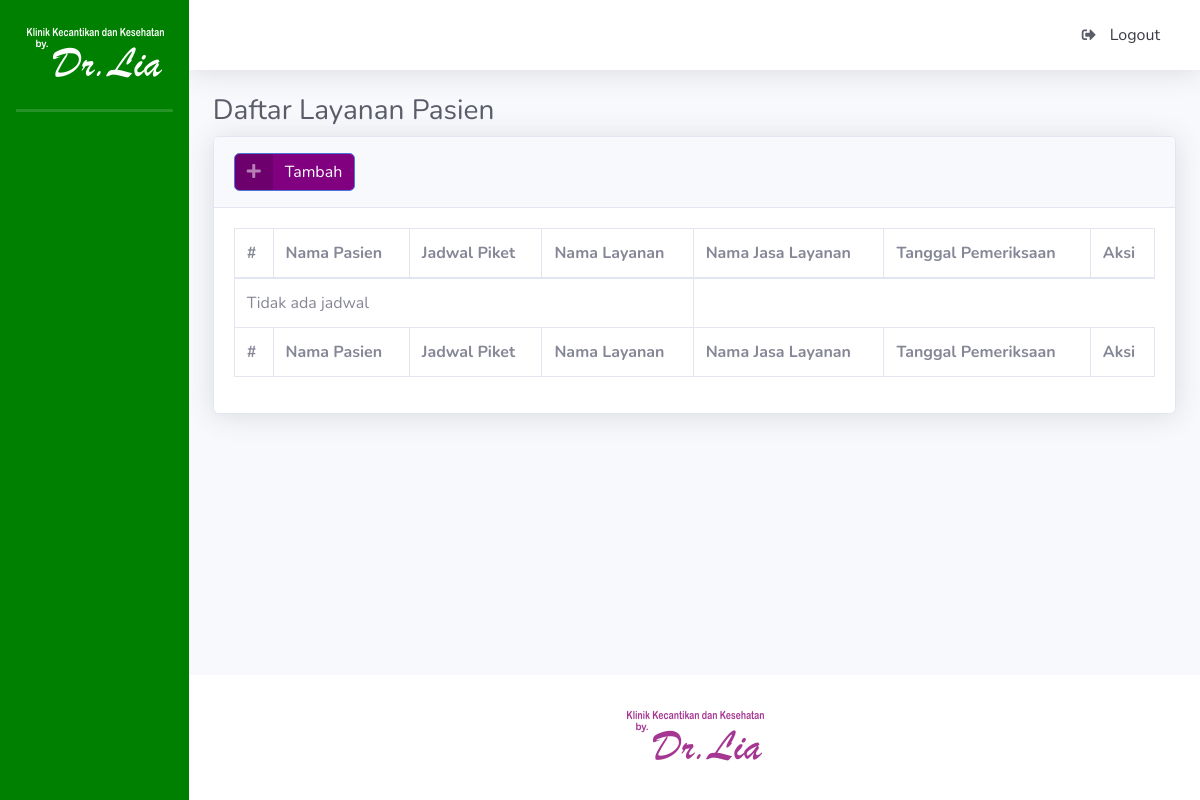
The page /index.php/jadwal on the database as committed earlier.
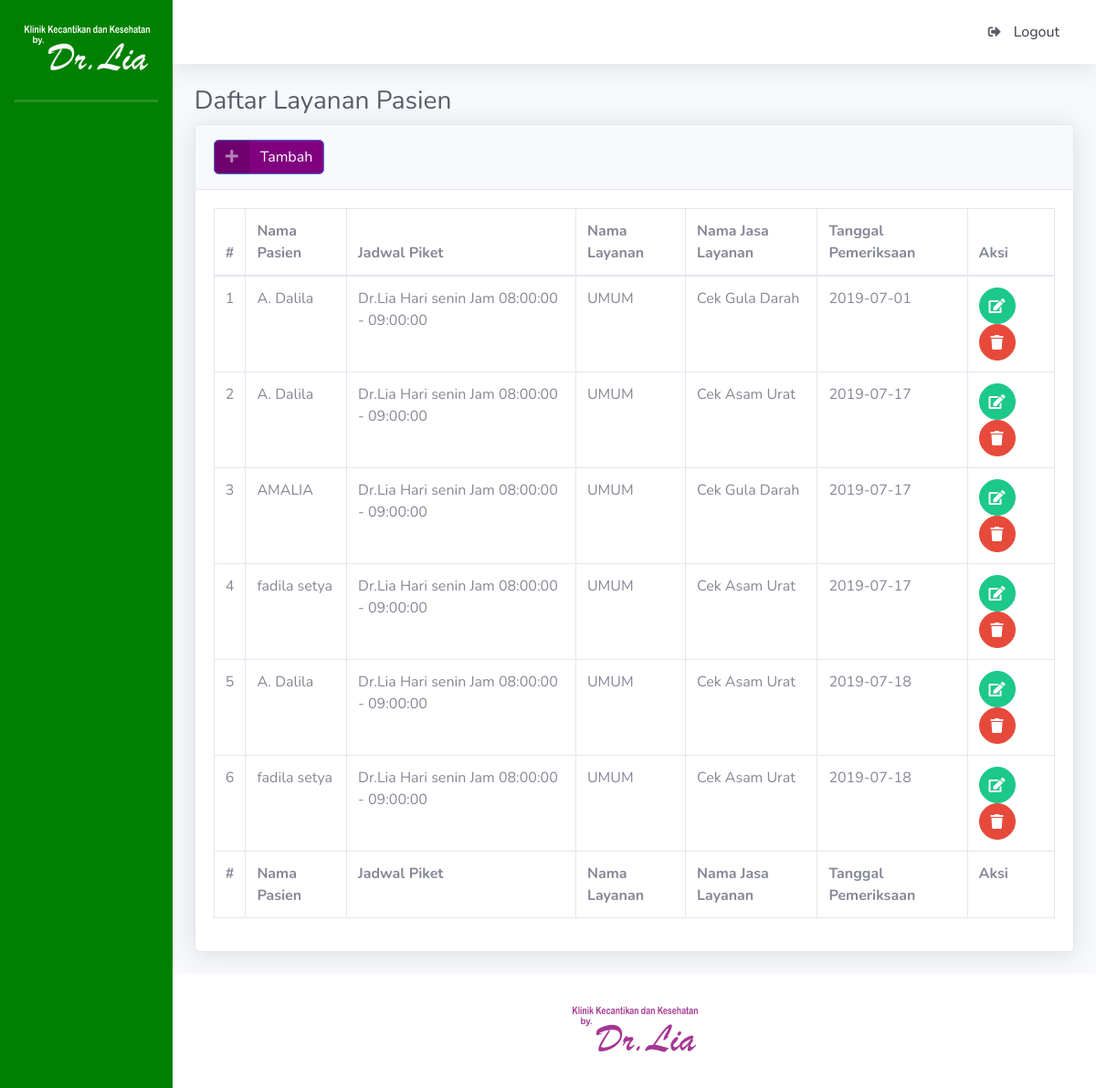
The same page on the database as committed later.
### tables this page shows
CREATE TABLE `tb_jadwal` (
  `id_jadwal` bigint(20) NOT NULL,
  `id_pasien` bigint(20) NOT NULL,
  `id_piket` bigint(20) NOT NULL,
  `id_layanan` bigint(20) NOT NULL,
  `id_jasa` bigint(20) NOT NULL,
  `tanggal_daftar` date NOT NULL
);

CREATE TABLE `tb_pasien` (
  `id_pasien` bigint(20) NOT NULL,
  `nama_pasien` varchar(50) NOT NULL,
  `jenis_kelamin` enum('L','P') NOT NULL,
  `email_pasien` varchar(100) NOT NULL,
  `kontak_pasien` varchar(15) NOT NULL,
  `alamat_pasien` text NOT NULL,
  `tanggal_lahir` date NOT NULL,
  `golongan_darah` enum('A','B','O','AB') NOT NULL,
  `password_pasien` varchar(255) NOT NULL,
  `kode_verivikasi` varchar(6) NOT NULL,
  `qr_code` varchar(255) NOT NULL
);

CREATE TABLE `tb_dokter` (
  `id_dokter` bigint(20) NOT NULL,
  `nama_dokter` varchar(30) NOT NULL,
  `email_dokter` varchar(100) NOT NULL,
  `password_dokter` varchar(32) NOT NULL,
  `current_password` varchar(32) NOT NULL
);

CREATE TABLE `tb_piket` (
  `id_piket` bigint(20) NOT NULL,
  `id_dokter` bigint(20) NOT NULL,
  `hari` enum('senin','selasa','rabo','kamis','jumat') NOT NULL,
  `jam_mulai` time NOT NULL,
  `jam_selesai` time NOT NULL
);

CREATE TABLE `tb_layanan` (
  `id_layanan` bigint(20) NOT NULL,
  `nama_layanan` enum('UMUM','KECANTIKAN') NOT NULL
);

CREATE TABLE `tb_jasa_layanan` (
  `id_layanan` bigint(20) NOT NULL,
  `nama_jasa` varchar(100) NOT NULL,
  `harga` int(11) NOT NULL,
  `kategori` bigint(20) NOT NULL
);

### application/controllers/Jadwal.php (called while the page is built, shortened)
<?php
class jadwal extends CI_Controller {
	public function index()
	{
		$this->db->join('tb_pasien', 'tb_pasien.id_pasien=tb_jadwal.id_pasien');
		$this->db->join('tb_piket', 'tb_piket.id_piket=tb_jadwal.id_piket');
		$this->db->join('tb_layanan', 'tb_layanan.id_layanan=tb_jadwal.id_layanan');
		$this->db->join('tb_jasa_layanan', 'tb_jasa_layanan.id_layanan=tb_jadwal.id_jasa');
		$this->db->join('tb_dokter', 'tb_piket.id_dokter=tb_dokter.id_dokter');
		$data['p_semuajadwal'] = $this->db->get('tb_jadwal')->result();
		$this->load->view('jadwal/v_daftar',
			$data);
	}
}
?>

### index.php (called while the page is built, shortened)
<?php
require_once BASEPATH.'core/CodeIgniter.php';

### application/views/jadwal/v_daftar.php (the view, shortened to what this page needs)
<!DOCTYPE html>
<html lang="en">
<head>
  <link href="<?php echo base_url(); ?>tema/admin/vendor/fontawesome-free/css/all.min.css" rel="stylesheet" type="text/css">
   <link href="<?php echo base_url(); ?>tema/admin/css/sb-admin-2.min.css" rel="stylesheet">
  <link href="vendor/datatables/dataTables.bootstrap4.min.css" rel="stylesheet">
    <link href="<?php echo base_url(); ?>tema/admin/vendor/datatables/dataTables.bootstrap4.min.css" rel="stylesheet">
</head>
<body id="page-top">
  <div id="wrapper">
    <div id="content-wrapper" class="d-flex flex-column">
      <div id="content">
        <div class="container-fluid">
          <h1 class="h3 mb-2 text-gray-800 text-primary">Daftar Layanan Pasien</h1>
          <div class="card shadow mb-4">
            <div class="card-header py-3">
              <h6 class="m-0 font-weight-bold text-primary">
                <a style="background-color: purple; "href="<?php echo site_url('jadwal/tambah'); ?>" class="btn btn-primary btn-icon-split">
                    <span class="icon text-white-50">
                      <i class="fas fa-plus"></i>
                    </span>
                    <span class="text">Tambah</span>
                  </a>
              </h6>
            </div>
            <div class="card-body">
              <div class="table-responsive">
                <table class="table table-bordered" id="dataTable" width="100%" cellspacing="0">
                  <thead>
                    <tr>
                     <th>#</th>
                     <th>Nama Pasien</th>
                     <th>Jadwal Piket</th>
                     <th>Nama Layanan</th>
                     <th>Nama Jasa Layanan</th>
                     <th>Tanggal Pemeriksaan</th>
                     <th>Aksi</th>
                    </tr>
                  </thead>
                  <tfoot>
                    <tr>
                     <th>#</th>
                     <th>Nama Pasien</th>
                     <th>Jadwal Piket</th>
                     <th>Nama Layanan</th>
                      <th>Nama Jasa Layanan</th>
                     <th>Tanggal Pemeriksaan</th>
                      <th>Aksi</th>
                    </tr>
                  </tfoot>
                  <tbody>
                   <?php if(count($p_semuajadwal) > 0) { ?>
      <?php $no = 1; ?>
      <?php foreach ($p_semuajadwal as $data) { ?>
      <tr>
        <td><?php echo $no++; ?></td>
        <td><?php echo $data->nama_pasien; ?></td>
        <td><?php echo $data->nama_dokter; echo " Hari "; echo $data->hari; echo " Jam "; echo $data->jam_mulai; echo " - "; echo $data->jam_selesai; ?> </td>
        <td><?php echo $data->nama_layanan; ?></td>
         <td><?php echo $data->nama_jasa; ?></td>
        <td><?php echo $data->tanggal_daftar; ?></td>
        <td>
          <a href="<?php echo site_url('jadwal/edit/' . $data->id_jadwal); ?>" class="btn btn-success btn-circle">
                    <i class="fas fa-edit"></i>
                  </a>
           <a href="<?php echo site_url('jadwal/proses_hapus/' . $data->id_jadwal); ?>" class="btn btn-danger btn-circle">
                    <i class="fas fa-trash"></i>
                  </a>
        </td>
      </tr>
      <?php } ?>
      <?php } else { ?>
      <tr>
        <td colspan="4">Tidak ada jadwal</td>
      </tr>
      <?php } ?>
                  </tbody>
                </table>
              </div>
            </div>
          </div>
        </div>
      </div>

Rows that differ between the two databases and show on the page:
now on this page (row edited): tb_jadwal: id_pasien.nama_pasien "A. Dalila", tb_dokter.nama_dokter "Dr.Lia", id_piket.hari "senin", id_piket.jam_mulai "08:00:00", id_piket.jam_selesai "09:00:00", id_layanan.nama_layanan "UMUM", tb_jasa_layanan.nama_jasa "Cek Gula Darah", tanggal_daftar "2019-07-01"
now on this page (row edited): tb_jadwal: id_pasien.nama_pasien "A. Dalila", tb_dokter.nama_dokter "Dr.Lia", id_piket.hari "senin", id_piket.jam_mulai "08:00:00", id_piket.jam_selesai "09:00:00", id_layanan.nama_layanan "UMUM", tb_jasa_layanan.nama_jasa "Cek Asam Urat", tanggal_daftar "2019-07-17"
now on this page (row edited): tb_jadwal: id_pasien.nama_pasien "AMALIA", tb_dokter.nama_dokter "Dr.Lia", id_piket.hari "senin", id_piket.jam_mulai "08:00:00", id_piket.jam_selesai "09:00:00", id_layanan.nama_layanan "UMUM", tb_jasa_layanan.nama_jasa "Cek Gula Darah", tanggal_daftar "2019-07-17"
now on this page (row edited): tb_jadwal: id_pasien.nama_pasien "fadila setya", tb_dokter.nama_dokter "Dr.Lia", id_piket.hari "senin", id_piket.jam_mulai "08:00:00", id_piket.jam_selesai "09:00:00", id_layanan.nama_layanan "UMUM", tb_jasa_layanan.nama_jasa "Cek Asam Urat", tanggal_daftar "2019-07-17"
now on this page (row edited): tb_jadwal: id_pasien.nama_pasien "A. Dalila", tb_dokter.nama_dokter "Dr.Lia", id_piket.hari "senin", id_piket.jam_mulai "08:00:00", id_piket.jam_selesai "09:00:00", id_layanan.nama_layanan "UMUM", tb_jasa_layanan.nama_jasa "Cek Asam Urat", tanggal_daftar "2019-07-18"
now on this page (row edited): tb_jadwal: id_pasien.nama_pasien "fadila setya", tb_dokter.nama_dokter "Dr.Lia", id_piket.hari "senin", id_piket.jam_mulai "08:00:00", id_piket.jam_selesai "09:00:00", id_layanan.nama_layanan "UMUM", tb_jasa_layanan.nama_jasa "Cek Asam Urat", tanggal_daftar "2019-07-18"
Other text that changed with them:
text no longer shown: "Tidak ada jadwal"
